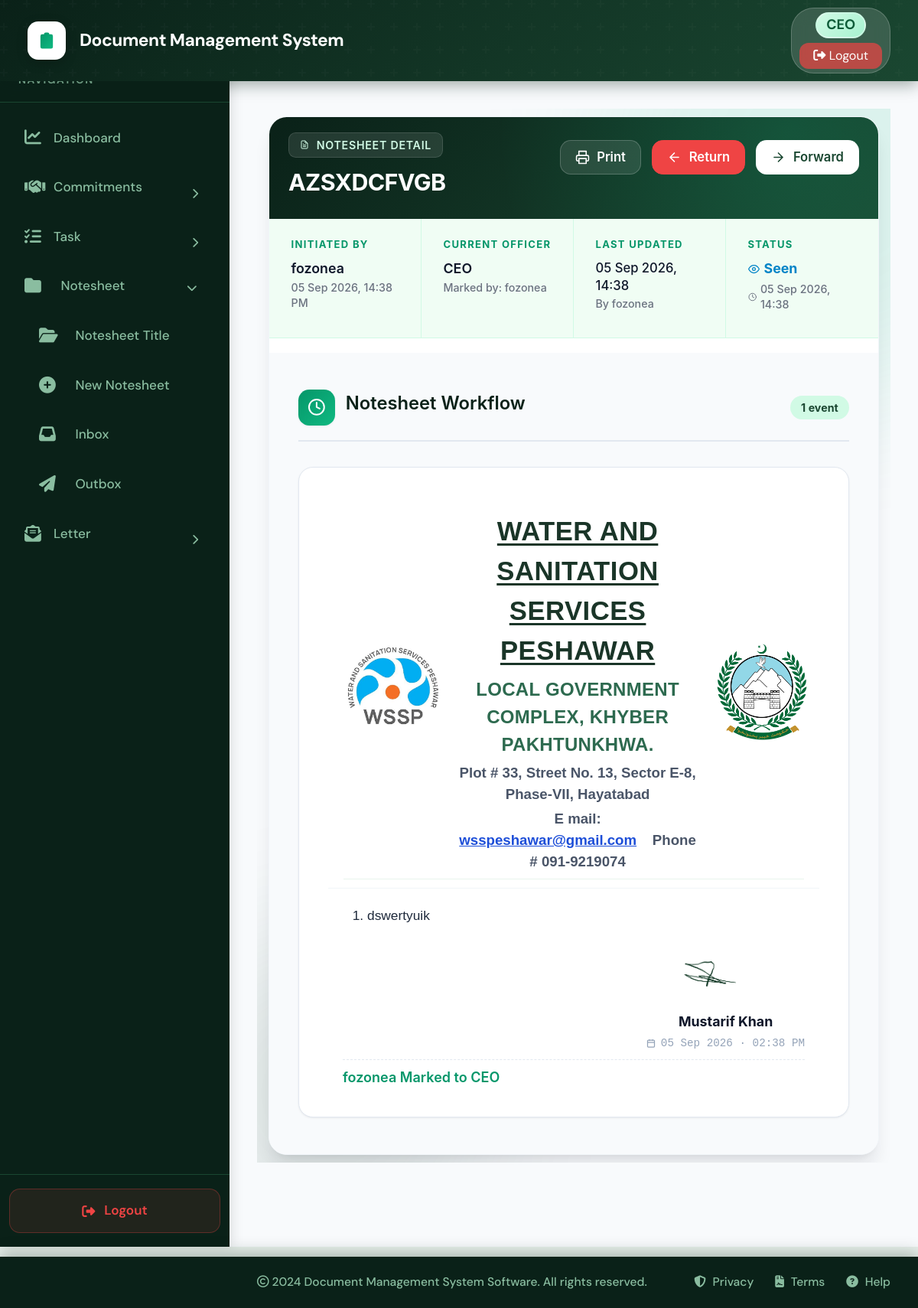
Page /notesheet/view/68/ (signed in) on the committed database.
### core/models.py (models this page shows, shortened)
class Notesheet(models.Model):
    STATUS_CHOICES = (
        ('Pending', 'Pending'),
        ('In Progress', 'Seen'),
        ('Returned', 'Returned'),
        ('Completed', 'Completed'),
    )
    file = models.ForeignKey(File, on_delete=models.CASCADE, related_name='notesheets', null=True, blank=True)
    title = models.CharField(max_length=200, db_index=True)
    created_by = models.ForeignKey(User, on_delete=models.CASCADE, related_name="created_notesheets")
    current_holder = models.ForeignKey(User, on_delete=models.SET_NULL, null=True, blank=True, related_name="notesheets_in_hand")
    status = models.CharField(max_length=20, choices=STATUS_CHOICES, default="Pending", db_index=True)
    due_date = models.DateField(null=True, blank=True, db_index=True)
    is_seen = models.BooleanField(default=False)
    seen_at = models.DateTimeField(null=True, blank=True)
    created_at = models.DateTimeField(auto_now_add=True)
    updated_at = models.DateTimeField(auto_now=True)
    class Meta:
        ordering = ['-created_at']

class NotesheetAgenda(models.Model):
    notesheet = models.ForeignKey(Notesheet, on_delete=models.CASCADE, related_name="agendas")
    agenda_title = HTMLField()
    created_at = models.DateTimeField(auto_now_add=True)
    class Meta:
        ordering = ['created_at']
        verbose_name = "Notesheet Agenda"
        verbose_name_plural = "Notesheet Agendas"

class Profile(models.Model):
    ROLE_CHOICES = (
        ('CEO', 'CEO'),
        ('PS', 'Personal Secretary'),
        ('GM', 'General Manager'),
        ('Manager', 'Manager'),
        ('ZM', 'Zonal Manager'),
        ('AM', 'Assistant Manager'),
        ('HR', 'HR'),
        ('IT', 'Officer'),
        ('CFO', 'Chief Financial Officer'),
        ('Auditor', 'Auditor'),
    )
    user = models.OneToOneField(User, on_delete=models.CASCADE)
    role = models.CharField(max_length=30, choices=ROLE_CHOICES, default="HR")
    employee = models.OneToOneField(
        Employee,
        on_delete=models.SET_NULL,
        null=True,
        blank=True,
        related_name="profile"
    )
    department = models.CharField(max_length=100, blank=True, null=True)
    signature = models.ImageField(upload_to='signatures/', blank=True, null=True)

### core/views.py (the view, shortened to what this page needs)
# urls.py: path('notesheet/view/<int:task_id>/', views.view_notesheet, name='view_notesheet'),
@login_required
def view_notesheet(request, task_id):
    from .models import NotesheetAttachment, NotesheetReturn
    import re
    def extract_letterhead(text):
        if not text:
            return '', ''
        letterhead = ''
        clean_text = text
        match = re.search(r'(<div class="mceNonEditable"[^>]*>.*?</div>\s*(?:<hr[^>]*>|<div[^>]*border-top[^>]*></div>))', text, re.IGNORECASE | re.DOTALL)
        if match:
            letterhead = match.group(1)
            clean_text = text[match.end():]
        else:
            if 'CHIEF EXECUTIVE OFFICER' in text and ('091-9219018' in text or '091-9219074' in text):
                match = re.search(r'(<table.*?</table>\s*(?:<div[^>]*></div>|<hr[^>]*>)?)', text, re.IGNORECASE | re.DOTALL)
                if match:
                    letterhead = match.group(1)
                    clean_text = text[match.end():]
        clean_text = re.sub(r'^\s*(<p>&nbsp;</p>|<p>\s*</p>|<br\s*/?>)\s*', '', clean_text, count=1, flags=re.IGNORECASE).strip()
        return letterhead, clean_text
    notesheet = None
    is_task = False
    try:
        notesheet = Notesheet.objects.get(id=task_id)
    except Notesheet.DoesNotExist:
        try:
            notesheet = Task.objects.get(id=task_id)
            is_task = True
        except Task.DoesNotExist:
            messages.error(request, f"Notesheet with ID {task_id} not found.")
            return redirect('notesheet_files')
    if is_task:
        if notesheet.assigned_to == request.user and not notesheet.is_seen:
            notesheet.is_seen = True
            notesheet.seen_at = timezone.now()
            notesheet.save(update_fields=['is_seen', 'seen_at'])
            sender_user = notesheet.assigned_by
            if sender_user and sender_user != request.user:
                sent_notification = Notification.objects.filter(
                    recipient=sender_user,
                    link=f"/notesheet/view/{notesheet.id}/"
                ).filter(
                    Q(title__icontains="sent") | Q(title__icontains="forwarded") | Q(title__icontains="returned")
                ).order_by('-created_at').first()
                if sent_notification:
                    seen_time = timezone.localtime(timezone.now()).strftime("%d %b, %I:%M %p")
                    seen_badge = f"<div style='margin-top: 6px; display: inline-flex; align-items: center; gap: 4px; background: #ecfdf5; color: #059669; padding: 2px 8px; border-radius: 12px; font-weight: 500; font-size: 0.7rem;'><i class='fas fa-check-double'></i> Seen at {seen_time}</div>"
                    sent_notification.message = seen_badge
                    sent_notification.is_read = False
                    sent_notification.created_at = timezone.now()
                    sent_notification.save()
        remarks = notesheet.remarks.all().order_by('created_at')
        agendas = []
        forwards = []
        attachments = []
        returns = []
    else:
        remarks = []
        clean_agendas = []
        for agenda in notesheet.agendas.all():
            lh, content = extract_letterhead(agenda.agenda_title)
            clean_agendas.append({
                'obj': agenda,
                'letterhead': lh,
                'content': content
            })
        forwards = notesheet.forwards.all().order_by('forwarded_at')
        attachments = NotesheetAttachment.objects.filter(notesheet=notesheet)
        returns = NotesheetReturn.objects.filter(notesheet=notesheet).order_by('returned_at')
    all_attachments = list(attachments) if not is_task else []
    used_att_ids = set()
    clean_forwards = []
    clean_returns = []
    initial_attachments = [a for a in all_attachments if a.id not in used_att_ids]
    timeline = clean_forwards + clean_returns
    timeline.sort(key=lambda x: x['action_date'])
    initial_receiver = timeline[0]['actor'] if timeline else notesheet.current_holder
    context = {
        'notesheet': notesheet,
        'initial_receiver': initial_receiver,
        'remarks': remarks,
        'agendas': clean_agendas,
        'forwards': forwards,
        'clean_forwards': clean_forwards,
        'attachments': attachments,
        'initial_attachments': initial_attachments,
        'all_attachments': all_attachments,
        'return_history': returns,
        'clean_returns': clean_returns,
        'timeline': timeline,
    }
    return render(request, 'view_notesheet.html', context)

### core/templates/view_notesheet.html (shortened to what this page needs)
{% extends 'base.html' %}
{% load static %}
{% block content %}
<div class="page-container col-lg-12 col-md-12">
  <div class="content-wrapper col-lg-12">
    <article class="ns-card" aria-labelledby="notesheet-title">
      <header class="ns-header col-lg-12 ">
        <div class="ns-header__content ">
          <span class="ns-header__badge">
            Notesheet Detail
          </span>
          <h1 id="notesheet-title" class="ns-header__title">{{ notesheet.title }}</h1>
        </div>
        <div class="ns-header__actions ">
          <button type="button" onclick="window.print()" class="btn btn--ghost" aria-label="Print this notesheet">
            Print
          </button>
          {% if notesheet.assigned_to == request.user or notesheet.current_holder == request.user or notesheet.created_by == request.user %}
          <a href="{% url 'return_notesheet' pk=notesheet.id %}" class="btn btn--danger"
            aria-label="Return this notesheet">
            <svg class="btn__icon" viewBox="0 0 24 24" fill="none" stroke="currentColor" stroke-width="2"
              stroke-linecap="round" stroke-linejoin="round">
              <path d="M19 12H5M12 19l-7-7 7-7" />
            </svg>
            Return
          </a>
          <a href="{% url 'forward_notesheet' notesheet.id %}" class="btn btn--primary"
            aria-label="Forward this notesheet">
            <svg class="btn__icon" viewBox="0 0 24 24" fill="none" stroke="currentColor" stroke-width="2"
              stroke-linecap="round" stroke-linejoin="round">
              <path d="M5 12h14M12 5l7 7-7 7" />
            </svg>
            Forward
          </a>
          {% endif %}
        </div>
      </header>
      <dl class="meta-grid" role="list">
        <div class="meta-item" role="listitem">
          <dt class="meta-item__label">Initiated By</dt>
          <dd class="meta-item__value" style="display: flex; flex-direction: column; align-items: flex-start; gap: 2px;">
            <span>{{ notesheet.created_by.username }}</span>
            <span style="font-size: 0.75rem; color: #6b7280; font-weight: 500;">
              {{ notesheet.created_at|date:"d M Y, H:i A" }}
            </span>
          </dd>
        </div>
        <div class="meta-item" role="listitem">
          <dt class="meta-item__label">Current Officer</dt>
          <dd class="meta-item__value {% if not notesheet.current_holder %}meta-item__value--muted{% endif %}" style="display: flex; flex-direction: column; align-items: flex-start; gap: 2px;">
            <span>{{ notesheet.current_holder.username|default:"Unassigned" }}</span>
            {% if notesheet.current_holder %}
              {% with last_fwd_dict=clean_forwards|last last_ret_dict=clean_returns|last %}
                {% with last_fwd=last_fwd_dict.obj last_ret=last_ret_dict.obj %}
                  {% if last_fwd and last_fwd.forwarded_to == notesheet.current_holder %}
                    <span style="font-size: 0.75rem; color: #6b7280; font-weight: 500;">Marked by: {{ last_fwd.forwarded_by.username }}</span>
                  {% elif last_ret and last_ret.returned_to == notesheet.current_holder %}
                    <span style="font-size: 0.75rem; color: #6b7280; font-weight: 500;">Returned by: {{ last_ret.returned_by.username }}</span>
                  {% elif notesheet.created_by != notesheet.current_holder %}
                    <span style="font-size: 0.75rem; color: #6b7280; font-weight: 500;">Marked by: {{ notesheet.created_by.username }}</span>
                  {% endif %}
                {% endwith %}
              {% endwith %}
            {% endif %}
          </dd>
        </div>
        <div class="meta-item" role="listitem">
          <dt class="meta-item__label">Last Updated</dt>
          <dd class="meta-item__value" style="display: flex; flex-direction: column; align-items: flex-start; gap: 2px;">
            <time datetime="{{ notesheet.updated_at|date:'c' }}" style="font-size: 0.875rem; font-weight: 500;">
              {{ notesheet.updated_at|date:"d M Y, H:i" }}
            </time>
            <span style="font-size: 0.75rem; color: #6b7280; font-weight: 500;">
              {% if timeline %}
                {% with last_event=timeline|last %}
                  {% if last_event.actor %}
                    By {{ last_event.actor.username }}
                  {% elif last_event.user %}
                    By {{ last_event.user.username }}
                  {% endif %}
                {% endwith %}
              {% else %}
                By {{ notesheet.created_by.username }}
              {% endif %}
            </span>
          </dd>
        </div>
        <div class="meta-item" role="listitem">
          <dt class="meta-item__label">Status</dt>
          <dd class="meta-item__value">
            {% if notesheet.is_seen %}
            <div style="display: flex; flex-direction: column; gap: 4px; align-items: flex-start;">
              <span style="font-size: 0.9375rem; color: #0284c7; font-weight: 700; display: flex; align-items: center; gap: 6px;">
                <svg width="15" height="15" viewBox="0 0 24 24" fill="none" stroke="currentColor" stroke-width="2" stroke-linecap="round" stroke-linejoin="round"><path d="M1 12s4-8 11-8 11 8 11 8-4 8-11 8-11-8-11-8z"></path><circle cx="12" cy="12" r="3"></circle></svg>
                Seen
              </span>
              <span style="font-size: 0.75rem; color: #6b7280; font-weight: 500; display: flex; align-items: center; gap: 5px;">
                <svg width="12" height="12" viewBox="0 0 24 24" fill="none" stroke="currentColor" stroke-width="2" stroke-linecap="round" stroke-linejoin="round"><circle cx="12" cy="12" r="10"></circle><polyline points="12 6 12 12 16 14"></polyline></svg>
                <time datetime="{{ notesheet.seen_at|date:'c' }}">{{ notesheet.seen_at|date:"d M Y, H:i" }}</time>
              </span>
            </div>
            {% else %}
            <span class="status-badge status-badge--pending">Pending</span>
            {% endif %}
          </dd>
        </div>
      </dl>
      <div class="ns-body">
        <section aria-labelledby="timeline-heading">
          <div class="section__header">
            <div class="section__icon" aria-hidden="true">
              <svg viewBox="0 0 24 24" fill="none" stroke="currentColor" stroke-width="2" stroke-linecap="round" stroke-linejoin="round">
                <circle cx="12" cy="12" r="10"></circle>
                <polyline points="12 6 12 12 16 14"></polyline>
              </svg>
            </div>
            <h2 id="timeline-heading" class="section__title">Notesheet Workflow</h2>
            <span class="section__count">{{ timeline|length|add:1 }} event{{ timeline|length|add:1|pluralize }}</span>
          </div>
          <div class="timeline">
            <div class="timeline-node">
              <div class="timeline-card">
                {% if agendas and agendas.0.letterhead %}
                  <div class="timeline-letterhead screen-only-letterhead" style="padding: 15px 20px 0; background: white; border-bottom: 1px solid var(--color-gray-100);">
                    {{ agendas.0.letterhead|safe }}
                  </div>
                {% endif %}
                <div class="timeline-card__body">
                  <div class="ns-content-and-signature">
                    <div class="ns-text-content">
                      {% if agendas %}
                        {% for agenda in agendas %}
                          {% if agenda.content %}
                            <div class="ns-text">
                              {{ agenda.content|safe }}
                            </div>
                          {% endif %}
                        {% endfor %}
                      {% else %}
                        <div class="ns-text ns-text--empty">No agendas added.</div>
                      {% endif %}
                    </div>
                    <div style="display: flex; justify-content: space-between; align-items: flex-start; width: 100%; gap: 1rem; margin-top: 2rem; flex-wrap: wrap;">
                      {% if notesheet.created_by.profile.signature %}
                        <div class="signature-stamp" style="flex-shrink: 0;">
                          <div class="signature-stamp__img-wrap">
                            <img class="signature-stamp__img" src="{{ notesheet.created_by.profile.signature.url }}" alt="Signature">
                          </div>
                          <div class="signature-stamp__name">{{ notesheet.created_by.get_full_name|default:notesheet.created_by.username }}</div>
                          <div class="signature-stamp__badge">
                            <svg width="12" height="12" viewBox="0 0 24 24" fill="none" stroke="currentColor" stroke-width="2.5"><rect x="3" y="4" width="18" height="18" rx="2" ry="2"/><line x1="16" y1="2" x2="16" y2="6"/><line x1="8" y1="2" x2="8" y2="6"/><line x1="3" y1="10" x2="21" y2="10"/></svg>
                            {{ notesheet.created_at|date:"d M Y · h:i A" }}
                          </div>
                        </div>
                      {% endif %}
                    </div>
                  </div>
                  <div class="marking-text">
                    {{ notesheet.created_by.username }} Marked to {{ initial_receiver.username }}
                  </div>
                </div>
              </div>
            </div>
          </div>
        </section>
      </div>
    </article>
  </div>
</div>
{% endblock %}

### rows in the picture
Notesheet: title "AZSXDCFVGB", created_by.username "fozonea", created_at "05 Sep 2026, 14:38 PM", current_holder.username "CEO", updated_at "05 Sep 2026, 14:38", seen_at "05 Sep 2026, 14:38", created_by.profile.signature (picture), created_by.get_full_name "Mustarif Khan", created_at "05 Sep 2026 · 02:38 PM"
NotesheetAgenda: content "dswertyuik"

### other values in the picture
{{ timeline|length|add:1 }} "1"
{{ agendas.0.letterhead|safe }} "WATER AND SANITATION SERVICES PESHAWAR LOCAL GOVERNMENT COMPLEX, KHYBER PAKHTUNKHWA. Plot # 33, Street No. 13, Sector E-8, Phase-VII, Hayatabad E mail: wsspeshawar@gmail.com Phone # 091-9219074"
{{ initial_receiver.username }} "CEO"
